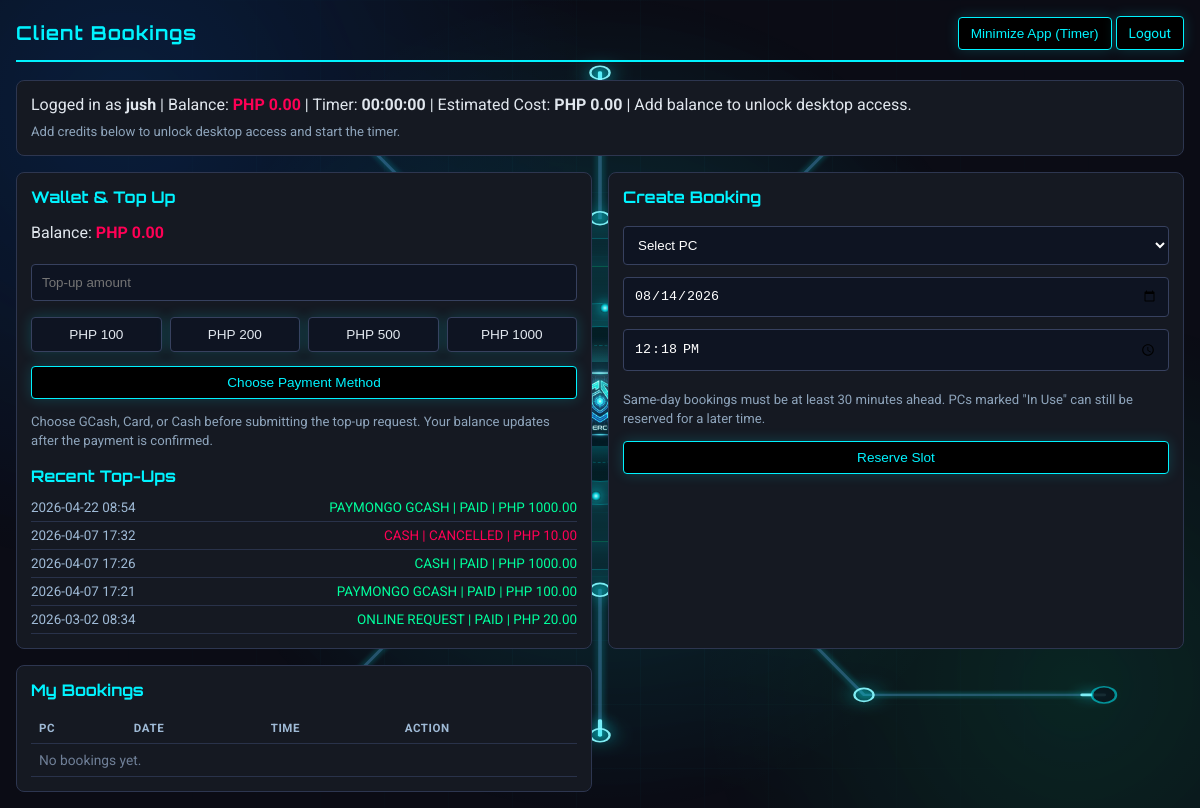
The page /client/bookings (signed in) on the database as committed earlier.
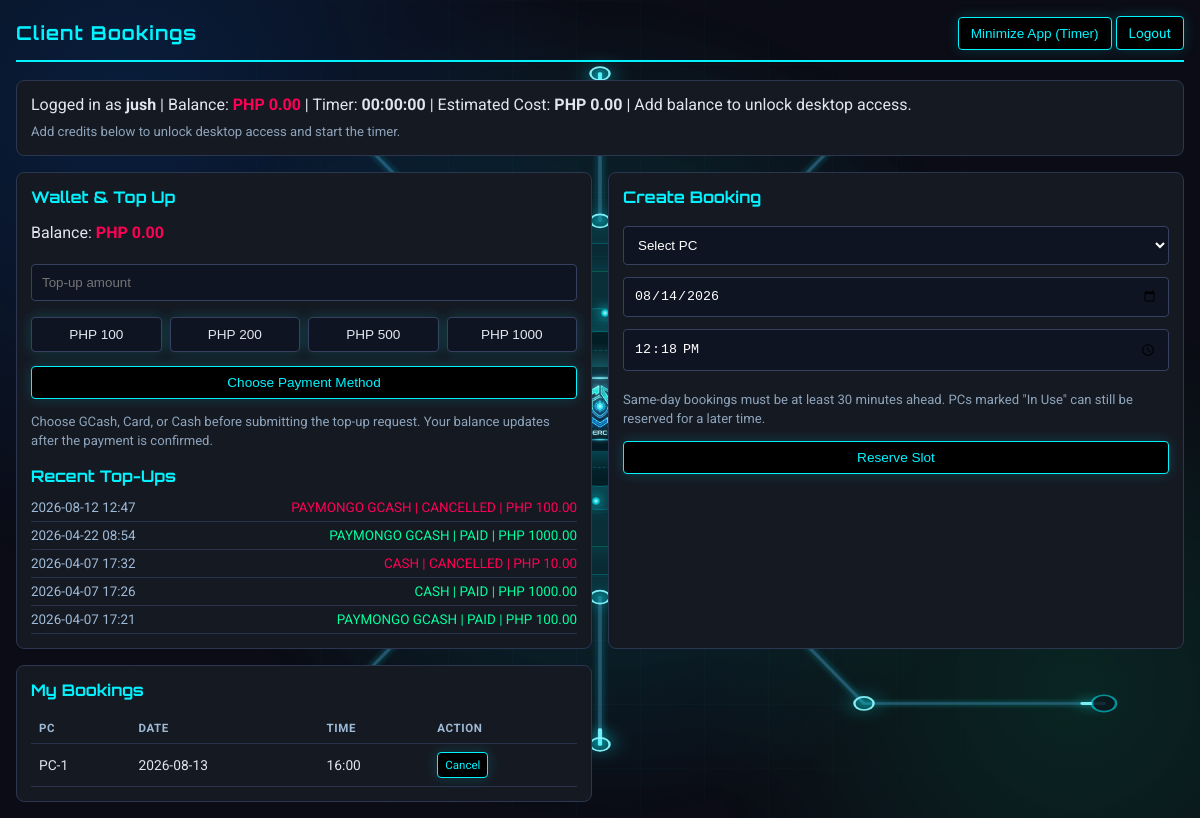
The same page on the database as committed later.
### app.py (models this page shows, shortened)
class User(UserMixin, db.Model):
    id = db.Column(db.Integer, primary_key=True)
    username = db.Column(db.String(80), unique=True, nullable=False)
    password_hash = db.Column(db.String(120), nullable=False)
    pondo = db.Column(db.Float, default=0.0)
    is_admin = db.Column(db.Boolean, default=False)

class PaymentTransaction(db.Model):
    id = db.Column(db.Integer, primary_key=True)
    user_id = db.Column(db.Integer, db.ForeignKey('user.id'), nullable=False)
    provider = db.Column(db.String(32), nullable=False, default="online_request")
    external_id = db.Column(db.String(128), unique=True, nullable=False)
    amount = db.Column(db.Float, nullable=False)
    currency = db.Column(db.String(8), nullable=False, default="php")
    status = db.Column(db.String(32), nullable=False, default="pending")
    created_at = db.Column(db.DateTime, default=datetime.now)
    credited_at = db.Column(db.DateTime, nullable=True)

class Booking(db.Model):
    id = db.Column(db.Integer, primary_key=True)
    user_id = db.Column(db.Integer, db.ForeignKey('user.id'), nullable=False)
    pc_id = db.Column(db.Integer, db.ForeignKey('pc.id'), nullable=False)
    booking_date = db.Column(db.String(20), nullable=True)
    time_slot = db.Column(db.String(20), nullable=False)
    user = db.relationship('User', backref='bookings')
    pc = db.relationship('PC', backref='bookings')

class PC(db.Model):
    id = db.Column(db.Integer, primary_key=True)
    name = db.Column(db.String(20), unique=True, nullable=False)
    is_occupied = db.Column(db.Boolean, default=False)
    lan_ip = db.Column(db.String(64), nullable=True)
    lan_port = db.Column(db.Integer, nullable=True)
    last_agent_seen_at = db.Column(db.DateTime, nullable=True)
    online_since_at = db.Column(db.DateTime, nullable=True)

### app.py (the view)
@app.route('/client/bookings')
@login_required
def client_bookings():
    if current_user.is_admin:
        return redirect(url_for('view_bookings'))
    now_dt = datetime.now()
    pcs = PC.query.order_by(PC.id.asc()).all()
    annotate_booking_usage_for_pcs(pcs, now_dt=now_dt)
    my_bookings = Booking.query.filter_by(user_id=current_user.id).order_by(Booking.id.desc()).all()
    recent_payments = get_recent_payment_requests(current_user.id)
    return render_template(
        'client_bookings.html',
        pcs=pcs,
        bookings=my_bookings,
        recent_payments=recent_payments,
        today_date=now_dt.strftime("%Y-%m-%d"),
        booking_lead_minutes=BOOKING_LEAD_MINUTES,
        hourly_rate=HOURLY_RATE,
        kiosk_mode=is_kiosk_mode_enabled()
    )

### app.py (called while the page is built, shortened)
@login_manager.user_loader
def load_user(user_id):
    return db.session.get(User, int(user_id))

def get_agent_online_window_seconds():
    try:
        return max(int(os.getenv("LAN_AGENT_ONLINE_WINDOW_SECONDS", "90")), 1)
    except Exception:
        return 90

def is_pc_online(pc, now_dt=None, online_window_seconds=None):
    if not pc or not pc.last_agent_seen_at:
        return False
    if now_dt is None:
        now_dt = datetime.now()
    if online_window_seconds is None:
        online_window_seconds = get_agent_online_window_seconds()
    return (now_dt - pc.last_agent_seen_at).total_seconds() <= online_window_seconds

def annotate_booking_usage_for_pcs(pcs, now_dt=None):
    if not pcs:
        return pcs
    if now_dt is None:
        now_dt = datetime.now()
    online_window_seconds = get_agent_online_window_seconds()
    active_sessions = Session.query.filter_by(end_time=None).order_by(Session.start_time.desc()).all()
    active_session_by_pc = {}
    for session in active_sessions:
        active_session_by_pc.setdefault(session.pc_id, session)
    for pc in pcs:
        active_session = active_session_by_pc.get(pc.id)
        online_now = is_pc_online(pc, now_dt, online_window_seconds)
        pc.booking_in_use_now = bool(pc.is_occupied or active_session or online_now)
    return pcs

def get_recent_payment_requests(user_id, limit=5):
    try:
        max_rows = max(1, int(limit))
    except Exception:
        max_rows = 5
    return PaymentTransaction.query.filter_by(user_id=user_id).order_by(PaymentTransaction.created_at.desc()).limit(max_rows).all()

def is_kiosk_mode_enabled():
    return str(os.getenv("PYPONDO_KIOSK_MODE", "0")).strip().lower() in {"1", "true", "yes"}

@app.before_request
def bootstrap_schema():
    if not getattr(app, "_schema_ready", False):
        db.create_all()
        ensure_pc_lan_ip_column()
        ensure_booking_date_column()
        ensure_session_last_charged_at_column()
        ensure_core_seed_data()
        app._schema_ready = True

@app.before_request
def allow_mobile_api_preflight():
    normalized_path = (request.path or "").rstrip("/")
    if request.method != "OPTIONS":
        return None

def start_periodic_billing():
    global _billing_thread_started
    if _billing_thread_started or BILLING_DISABLED:
        return

@app.before_request
def ensure_billing_started():
    start_periodic_billing()

### templates/client_bookings.html (shortened to what this page needs)
<!DOCTYPE html>
<html lang="en">
<head>
</head>
<body>
    {% include '_animated_background.html' %}
    <div class="top">
        <h1>Client Bookings</h1>
        <div>
            <button type="button" class="btn" id="minimize-btn-bookings" onclick="handleMinimizeClick(event)">Minimize App (Timer)</button>
            {% if not kiosk_mode %}
            <a class="btn warn" href="{{ url_for('logout') }}" onclick="clearDashboardTimerState()">Logout</a>
            {% endif %}
        </div>
    </div>
    <div class="card" style="margin-bottom:16px;">
        Logged in as <strong>{{ current_user.username }}</strong> |
        Balance:
        <span class="{{ 'balance-ok' if current_user.pondo >= 1 else 'balance-low' }}" data-balance-display>
        </span>
        | Timer: <strong id="dashboard-timer-time">00:00:00</strong>
        | Estimated Cost: <strong id="dashboard-timer-cost">PHP 0.00</strong>
        {% if current_user.pondo < 1 %}
            | Add balance to unlock desktop access.
        {% endif %}
        <div class="subtle" id="dashboard-timer-note" style="margin-top:8px;">
        </div>
    </div>
    <div class="grid">
        <div class="card" id="wallet-card">
            <h2>Wallet &amp; Top Up</h2>
            <p>
                Balance:
                <span class="{{ 'balance-ok' if current_user.pondo >= 1 else 'balance-low' }}" data-balance-display>
                </span>
            </p>
            <form action="{{ url_for('topup_online') }}" method="POST">
                <input id="topupAmount" type="number" name="amount" min="1" max="10000" step="0.01" placeholder="Top-up amount" required>
                <div class="quick-amounts">
                    <button type="button" onclick="setTopup(100)">PHP 100</button>
                    <button type="button" onclick="setTopup(200)">PHP 200</button>
                    <button type="button" onclick="setTopup(500)">PHP 500</button>
                    <button type="button" onclick="setTopup(1000)">PHP 1000</button>
                </div>
                <button type="submit" class="btn" style="width:100%; margin-top:10px;">Choose Payment Method</button>
            </form>
            <p class="subtle">Choose GCash, Card, or Cash before submitting the top-up request. Your balance updates after the payment is confirmed.</p>
            <div style="margin-top: 16px;">
                <h2 style="margin-bottom: 8px;">Recent Top-Ups</h2>
                {% if recent_payments %}
                    {% for tx in recent_payments %}
                        <div class="history-row">
                            <div class="history-main">
                                <span style="color:#9fbad6;">{{ tx.created_at.strftime('%Y-%m-%d %H:%M') }}</span>
                                <span style="color: {{ 'var(--ok)' if tx.status == 'paid' else ('var(--warn)' if tx.status == 'cancelled' else '#d3a961') }};">
                                    {{ tx.provider.replace('_', ' ')|upper }} | {{ tx.status|upper }} | PHP {{ "%.2f"|format(tx.amount) }}
                                </span>
                            </div>
                        </div>
                    {% endfor %}
                {% else %}
                    <div class="subtle">No top-up transactions yet.</div>
                {% endif %}
            </div>
        </div>
        <div class="card">
            <h2>Create Booking</h2>
            <form action="{{ url_for('book_pc') }}" method="POST" class="booking-form">
                <select name="pc_id" required>
                    <option value="" disabled selected>Select PC</option>
                </select>
                <input type="date" name="booking_date" class="booking-date-input" min="{{ today_date }}" value="{{ today_date }}" required>
                <input type="time" name="time_slot" class="booking-time-input" required>
                <p class="subtle">Same-day bookings must be at least {{ booking_lead_minutes }} minutes ahead. PCs marked "In Use" can still be reserved for a later time.</p>
                <button type="submit" class="btn" style="width:100%;">Reserve Slot</button>
            </form>
        </div>
        <div class="card">
            <h2>My Bookings</h2>
            <table>
                <thead>
                    <tr>
                        <th>PC</th>
                        <th>Date</th>
                        <th>Time</th>
                        <th>Action</th>
                    </tr>
                </thead>
                <tbody>
                    {% for booking in bookings %}
                    <tr>
                        <td>{{ booking.pc.name }}</td>
                        <td>{{ booking.booking_date or 'N/A' }}</td>
                        <td>{{ booking.time_slot }}</td>
                        <td>
                            <a class="btn warn" style="padding:5px 7px; font-size:0.72rem;" href="{{ url_for('client_delete_booking', id=booking.id) }}">Cancel</a>
                        </td>
                    </tr>
                    {% else %}
                    <tr><td colspan="4" style="color:#6f7f97;">No bookings yet.</td></tr>
                    {% endfor %}
                </tbody>
            </table>
        </div>
    </div>
</body>
</html>

### templates/_animated_background.html (shortened to what this page needs)
<div class="cyber-bg" aria-hidden="true">
    <div class="cyber-grid"></div>
    <div class="cyber-core">
        <div class="cyber-core-ring"></div>
        <div class="cyber-core-shell"></div>
        <img class="cyber-core-icon" src="/app-icon.png" alt="">
        <div class="cyber-sparks">
            <span></span>
            <span></span>
        </div>
    </div>
</div>

### templates/client_bookings.html (style rules this page uses)
:root { --bg: #0b0c15; --card: #151922; --line: #00f3ff; --ok: #00ff9d; --warn: #ff0055; --text: #e0e6ed; }
body { margin: 0; background: var(--bg); color: var(--text); font-family: 'Roboto', sans-serif; padding: 16px; }
.top { display: flex; justify-content: space-between; align-items: center; border-bottom: 2px solid var(--line); padding-bottom: 10px; margin-bottom: 18px; }
.top h1 { margin: 0; font-family: 'Orbitron', sans-serif; font-size: 1.2rem; color: var(--line); letter-spacing: 1px; }
.btn, .quick-amounts button, .btn.history-cancel { display: inline-block; text-decoration: none; border: 1px solid var(--line); color: var(--line); background: #000; padding: 8px 12px; border-radius: 4px; font-size: 0.85rem; box-shadow: 0 0 14px rgba(0, 243, 255, 0.18); transition: background 0.18s ease, color 0.18s ease, box-shadow 0.18s ease, border-color 0.18s ease; cursor: pointer; }
.warn { border-color: var(--line); color: var(--line); }
.grid { display: grid; grid-template-columns: 1fr 1fr; gap: 16px; }
.card { border: 1px solid #2d3650; border-radius: 8px; background: var(--card); padding: 14px; }
.card h2 { margin-top: 0; font-family: 'Orbitron', sans-serif; color: var(--line); font-size: 1rem; }
input, select { width: 100%; box-sizing: border-box; margin: 6px 0; padding: 10px; border-radius: 4px; border: 1px solid #37415f; background: #0e1422; color: #fff; }
table { width: 100%; border-collapse: collapse; margin-top: 8px; }
th, td { border-bottom: 1px solid #29324a; padding: 8px; font-size: 0.86rem; text-align: left; }
th { color: #9fbad6; text-transform: uppercase; font-size: 0.72rem; letter-spacing: 0.6px; }
.balance-low { color: var(--warn); font-weight: 700; }
.quick-amounts { display: flex; gap: 8px; flex-wrap: wrap; margin: 10px 0 4px; }
.quick-amounts button { flex: 1 1 90px; border: 1px solid #37415f; background: #0e1422; color: var(--text); padding: 9px 10px; border-radius: 4px; cursor: pointer; }
.subtle { color: #8ea4bb; font-size: 0.82rem; line-height: 1.45; }
.history-row { display: flex; justify-content: space-between; align-items: center; gap: 10px; padding: 6px 0; border-bottom: 1px solid #29324a; font-size: 0.84rem; }
.history-main { display: flex; justify-content: space-between; align-items: center; gap: 10px; flex: 1; min-width: 0; }
.history-main span:last-child { text-align: right; }

Rows that differ between the two databases and show on the page:
no longer on this page (row unchanged): PaymentTransaction: created_at "2026-03-02 08:34", provider.replace "ONLINE REQUEST", status "PAID", amount "20.00"
added PaymentTransaction: created_at "2026-08-12 12:47", provider.replace "PAYMONGO GCASH", status "CANCELLED", amount "100.00"
added Booking: pc.name "PC-1", booking_date "2026-08-13", time_slot "16:00"
Other text that changed with them:
text no longer shown: "No bookings yet."
